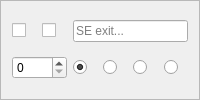
       <widget class="QFrame" name="frame_se">
        <property name="sizePolicy">
         <sizepolicy hsizetype="Preferred" vsizetype="Preferred">
          <horstretch>0</horstretch>
          <verstretch>0</verstretch>
         </sizepolicy>
        </property>
        <property name="frameShape">
         <enum>QFrame::StyledPanel</enum>
        </property>
        <property name="frameShadow">
         <enum>QFrame::Raised</enum>
        </property>
        <layout class="QGridLayout" name="gridLayout_se">
         <item row="0" column="0">
          <widget class="QCheckBox" name="noRoute_se">
           <property name="cursor">
            <cursorShape>PointingHandCursor</cursorShape>
           </property>
           <property name="focusPolicy">
            <enum>Qt::NoFocus</enum>
           </property>
           <property name="toolTip">
            <string>Prevent a route being created via this exit, equivalent to an infinite exit weight</string>
           </property>
           <property name="text">
            <string/>
           </property>
           <property name="checkable">
            <bool>true</bool>
           </property>
          </widget>
         </item>
         <item row="0" column="1">
          <widget class="QCheckBox" name="stub_se">
           <property name="cursor">
            <cursorShape>PointingHandCursor</cursorShape>
           </property>
           <property name="toolTip">
            <string>Create an exit in this direction with unknown distination, mutually exclusive with an actual exit roomID</string>
           </property>
           <property name="text">
            <string/>
           </property>
          </widget>
         </item>
         <item row="0" column="2" colspan="4">
          <widget class="QLineEdit" name="se">
           <property name="toolTip">
            <string>Set the number of the room southeast of this one, will be blue for a valid number or red for invalid</string>
           </property>
           <property name="placeholderText">
            <string>SE exit...</string>
           </property>
          </widget>
         </item>
         <item row="1" column="0" colspan="2">
          <widget class="QSpinBox" name="weight_se">
           <property name="cursor">
            <cursorShape>SizeVerCursor</cursorShape>
           </property>
           <property name="toolTip">
            <string>Set to a positive value to overide the default (Room) Weight for using this Exit route, zero value assigns the default.</string>
           </property>
           <property name="maximum">
            <number>9999</number>
           </property>
          </widget>
         </item>
         <item row="1" column="2">
          <widget class="QRadioButton" name="doortype_none_se">
           <property name="cursor">
            <cursorShape>PointingHandCursor</cursorShape>
           </property>
           <property name="toolTip">
            <string>No door symbol is drawn on 2D Map for this exit</string>
           </property>
           <property name="text">
            <string/>
           </property>
           <property name="checked">
            <bool>true</bool>
           </property>
           <attribute name="buttonGroup">
            <string notr="true">doortype_se</string>
           </attribute>
          </widget>
         </item>
         <item row="1" column="3">
          <widget class="QRadioButton" name="doortype_open_se">
           <property name="cursor">
            <cursorShape>PointingHandCursor</cursorShape>
           </property>
           <property name="toolTip">
            <string>Green (Open) door symbol is drawn on 2D Map, can be set on either a stub or a real exit</string>
           </property>
           <property name="text">
            <string/>
           </property>
           <attribute name="buttonGroup">
            <string notr="true">doortype_se</string>
           </attribute>
          </widget>
         </item>
         <item row="1" column="4">
          <widget class="QRadioButton" name="doortype_closed_se">
           <property name="cursor">
            <cursorShape>PointingHandCursor</cursorShape>
           </property>
           <property name="toolTip">
            <string>Orange (Closed) door symbol is drawn on 2D Map, can be set on either a stub or a real exit</string>
           </property>
           <property name="text">
            <string/>
           </property>
           <attribute name="buttonGroup">
            <string notr="true">doortype_se</string>
           </attribute>
          </widget>
         </item>
         <item row="1" column="5">
          <widget class="QRadioButton" name="doortype_locked_se">
           <property name="cursor">
            <cursorShape>PointingHandCursor</cursorShape>
           </property>
           <property name="toolTip">
            <string>Red (Locked) door symbol is drawn on 2D Map, can be set on either a stub or a real exit</string>
           </property>
           <property name="text">
            <string/>
           </property>
           <attribute name="buttonGroup">
            <string notr="true">doortype_se</string>
           </attribute>
          </widget>
         </item>
        </layout>
       </widget>
